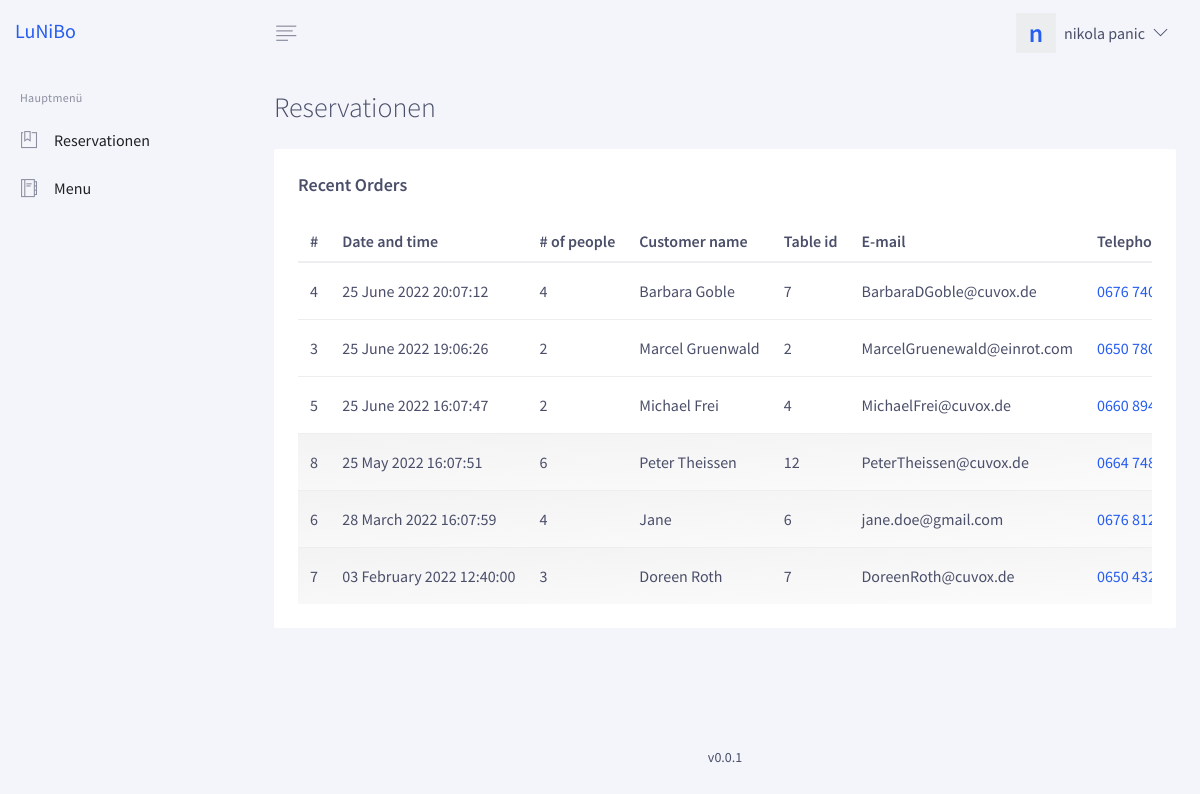
Screenshot of /admin.php (signed in) with the database file from the repository.
### tables this page shows
CREATE TABLE `reservations` (
  `resID` int(11) NOT NULL AUTO_INCREMENT,
  `reservationDatetime` datetime NOT NULL,
  `numOfPeople` int(11) NOT NULL,
  `tableID` int(11) DEFAULT NULL,
  `customerID` int(11) NOT NULL,
  `deleted` tinyint(1) NOT NULL DEFAULT 0,
  PRIMARY KEY (`resID`),
  UNIQUE KEY `reservations_resID_uindex` (`resID`),
  KEY `reservations_tables_tableID_fk` (`tableID`),
  KEY `reservations_customers_customerID_fk` (`customerID`),
  CONSTRAINT `reservations_customers_customerID_fk` FOREIGN KEY (`customerID`) REFERENCES `customers` (`customerID`) ON DELETE CASCADE ON UPDATE CASCADE,
  CONSTRAINT `reservations_tables_tableID_fk` FOREIGN KEY (`tableID`) REFERENCES `tables` (`tableID`) ON DELETE CASCADE ON UPDATE CASCADE
);

CREATE TABLE `customers` (
  `customerID` int(11) NOT NULL AUTO_INCREMENT,
  `fullname` varchar(50) NOT NULL,
  `email` varchar(50) NOT NULL,
  `phone` varchar(20) DEFAULT NULL,
  PRIMARY KEY (`customerID`),
  UNIQUE KEY `customers_customerID_uindex` (`customerID`)
);

### database/db_functions.php (called while the page is built, shortened)
<?php
$debug = 0;
function free_sql($conn, $sql){
    $stmt = $conn->query($sql);
    $start = strtolower(explode(" ", $sql)[0]);
    return $stmt->fetchAll();
}
?>

### templates/reservations.php (the view, shortened to what this page needs)
<div class="content">
        <div class="py-4 px-3 px-md-4">
            <div class="mb-3 mb-md-4 d-flex justify-content-between">
                <div class="h3 mb-0">Reservationen</div>
            </div>
            <div class="row">
                <div class="col-12">
                    <div class="card mb-3 mb-md-4">
                        <div class="card-header">
                            <h5 class="font-weight-semi-bold mb-0">Recent Orders</h5>
                        </div>
                        <div class="card-body pt-0">
                            <div class="table-responsive">
                                <table class="table text-nowrap mb-0">
                                    <thead>
                                    <tr>
                                        <th class="font-weight-semi-bold border-top-0 py-2">#</th>
                                        <th class="font-weight-semi-bold border-top-0 py-2">Date and time</th>
                                        <th class="font-weight-semi-bold border-top-0 py-2"># of people</th>
                                        <th class="font-weight-semi-bold border-top-0 py-2">Customer name</th>
                                        <th class="font-weight-semi-bold border-top-0 py-2">Table id</th>
                                        <th class="font-weight-semi-bold border-top-0 py-2">E-mail</th>
                                        <th class="font-weight-semi-bold border-top-0 py-2">Telephone</th>
                                    </tr>
                                    </thead>
                                    <tbody>
                                    <?php
require_once("./database/db_functions.php");
$conn = create_conn();
$rows = free_sql($conn, "SELECT r.resID, r.reservationDatetime, r.numOfPeople, c.fullname, r.tableID, c.email, c.phone FROM reservations r INNER JOIN customers c ON r.customerID = c.customerID WHERE r.deleted=0 order by r.reservationDatetime desc");
foreach ($rows as $row)
{
    $start_datetime = date_format(date_create($row['reservationDatetime']),"d F Y H:i:s");
    $past_date_classname = "";
    $ride_date = date_format(date_create($row['reservationDatetime']),"Y-m-d H:i:s");
    $today = date("Y-m-d H:i:s");
    if($ride_date<$today){
        $past_date_classname = "disabled";
    }
    $name = $row['fullname'];
    $tel = $row['phone'];
?>
            <tr class="<?php echo $past_date_classname ?>" onclick="location.href='admin.php?page=view-more&id=<?php echo $row['id']?>'" style="cursor: pointer">
                <td class="py-3"><?php echo $row['resID']; ?></td>
                <td class="py-3"><?php echo $start_datetime; ?></td>
                <td class="py-3"><?php echo $row['numOfPeople']; ?></td>
                <td class="py-3"><?php echo $name; ?></td>
                <td class="py-3"><?php echo $row['tableID']; ?></td>
                <td class="py-3"><?php echo $row['email']; ?></td>
                <td class="py-3"><?php echo "<a href='tel:".$tel."'>".$tel."</a>" ?></td>
            </tr>
<?php } ?>
</tbody>
</table>
</div>
</div>
</div>
</div>
</div>
</div>

### graindashboard/css/custom.css (style rules this page uses)
.disabled { background: linear-gradient(178deg, #f3f3f3, #fbfbfb); }

### rows the page displays
reservations: resID "4", reservationDatetime "25 June 2022 20:07:12", numOfPeople "4", customerID.fullname "Barbara Goble", tableID "7", customerID.email "BarbaraDGoble@cuvox.de", customerID.phone "0676…"
reservations: resID "3", reservationDatetime "25 June 2022 19:06:26", numOfPeople "2", customerID.fullname "Marcel Gruenwald", tableID "2", customerID.email "MarcelGruenewald@einrot.com", customerID.phone "0650…"
reservations: resID "5", reservationDatetime "25 June 2022 16:07:47", numOfPeople "2", customerID.fullname "Michael Frei", tableID "4", customerID.email "MichaelFrei@cuvox.de", customerID.phone "0660…"
reservations: resID "8", reservationDatetime "25 May 2022 16:07:51", numOfPeople "6", customerID.fullname "Peter Theissen", tableID "12", customerID.email "PeterTheissen@cuvox.de", customerID.phone "0664…"
reservations: resID "6", reservationDatetime "28 March 2022 16:07:59", numOfPeople "4", customerID.fullname "Jane", tableID "6", customerID.email "jane.doe@gmail.com", customerID.phone "0676…"
reservations: resID "7", reservationDatetime "03 February 2022 12:40:00", numOfPeople "3", customerID.fullname "Doreen Roth", tableID "7", customerID.email "DoreenRoth@cuvox.de", customerID.phone "0650…"

### other values shown
substr($user['name'], 0, 1) "n"
$user['name'] "nikola"
$user['lastname'] "panic"
VERSION "v0.0.1"
